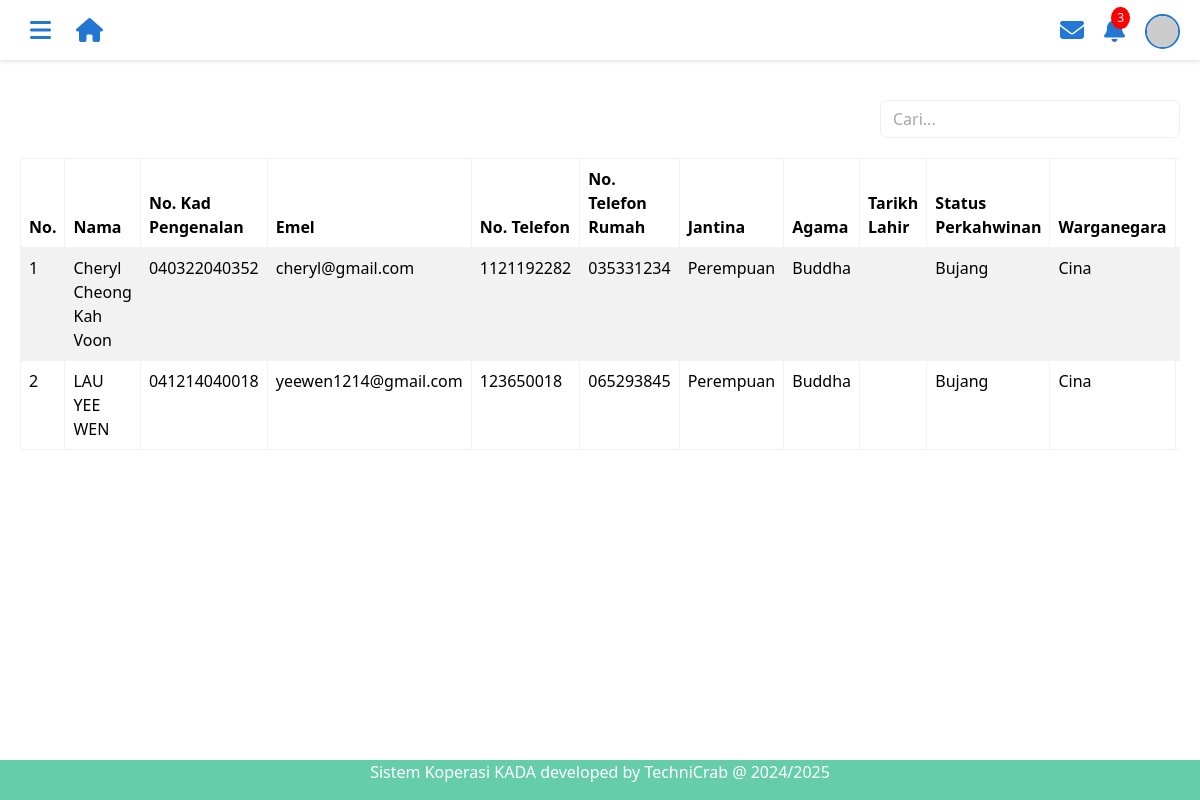
Screenshot of /senaraiahli.php with the database file from the repository.
### tables this page shows
CREATE TABLE `tb_member` (
  `employeeID` int(4) NOT NULL,
  `memberName` varchar(255) NOT NULL,
  `email` varchar(255) DEFAULT NULL COMMENT 'Email address',
  `ic` varchar(20) NOT NULL,
  `maritalStatus` varchar(20) NOT NULL,
  `sex` varchar(10) DEFAULT NULL,
  `religion` varchar(50) DEFAULT NULL,
  `nation` varchar(50) DEFAULT NULL,
  `no_pf` varchar(50) DEFAULT NULL,
  `position` varchar(100) DEFAULT NULL COMMENT 'Job position',
  `phoneNumber` varchar(20) DEFAULT NULL COMMENT 'Primary contact number',
  `phoneHome` varchar(20) DEFAULT NULL COMMENT 'Home contact number',
  `monthlySalary` decimal(10,2) DEFAULT NULL COMMENT 'Monthly salary amount',
  `created_at` timestamp NOT NULL DEFAULT current_timestamp(),
  `updated_at` timestamp NOT NULL DEFAULT current_timestamp() ON UPDATE current_timestamp()
);

### senaraiahli.php (the view, shortened to what this page needs)
<!DOCTYPE html>
<html lang="en">
<head>
  <link href="css/bootstrap.min (1).css" rel="stylesheet">
  <link rel="stylesheet" href="https://cdnjs.cloudflare.com/ajax/libs/font-awesome/6.5.1/css/all.min.css">
</head>
<body>
<div class="main-header">
    <div class="header-left">
        <button class="menu-button" id="menuButton">
            <i class="fas fa-bars"></i>
        </button>
        <a href="adminmainpage.php" class="home-button">
            <i class="fas fa-home"></i>
        </a>
    </div>
    <div class="top-right-icons">
        <div class="icon-button">
            <i class="fas fa-envelope"></i>
        </div>
        <div class="icon-button">
            <i class="fas fa-bell"></i>
            <span class="notification-badge">3</span>
        </div>
        <div class="icon-button">
            <img src="https://randomuser.me/api/portraits/men/32.jpg" alt="Profile" class="profile-pic">
        </div>
    </div>
</div>
<div class="tables-container" style="margin-top: 80px; padding: 20px;">
    <div class="search-container" style="margin-bottom: 20px; text-align: right;">
        <input type="text" id="searchInput" class="form-control" style="width: 300px; display: inline-block;" placeholder="Cari...">
    </div>
    <div class="table-responsive">
        <table class="table table-striped table-bordered" id="dataTable">
            <thead>
                <tr>
                    <th>No.</th>
                    <th>Nama</th>
                    <th>No. Kad Pengenalan</th>
                    <th>Emel</th>
                    <th>No. Telefon</th>
                    <th>No. Telefon Rumah</th>
                    <th>Jantina</th>
                    <th>Agama</th>
                    <th>Tarikh Lahir</th>
                    <th>Status Perkahwinan</th>
                    <th>Warganegara</th>
                    <th>Alamat</th>
                </tr>
            </thead>
            <tbody>
                <?php
                include 'dbconnect.php';
                $sql = "SELECT * FROM tb_member";
                $result = mysqli_query($conn, $sql);
                $counter = 1;
                while ($row = mysqli_fetch_assoc($result)) {
                    echo "<tr>";
                    echo "<td>" . $counter++ . "</td>";
                    echo "<td>" . htmlspecialchars($row['memberName']) . "</td>";
                    echo "<td>" . htmlspecialchars($row['ic']) . "</td>";
                    echo "<td>" . htmlspecialchars($row['email']) . "</td>";
                    echo "<td>" . htmlspecialchars($row['phoneNumber']) . "</td>";
                    echo "<td>" . htmlspecialchars($row['phoneHome']) . "</td>";
                    echo "<td>" . htmlspecialchars($row['sex']) . "</td>";
                    echo "<td>" . htmlspecialchars($row['religion']) . "</td>";
                    echo "<td>" . htmlspecialchars($row['birthdate']) . "</td>";
                    echo "<td>" . htmlspecialchars($row['maritalStatus']) . "</td>";
                    echo "<td>" . htmlspecialchars($row['nation']) . "</td>";
                    echo "<td>" . htmlspecialchars($row['address']) . "</td>";
                    echo "</tr>";
                }
                ?>
            </tbody>
        </table>
    </div>
</div>
<?php include 'footer.php';?>

### senaraiahli.php (style rules this page uses)
.main-header { position: fixed; top: 0; left: 0; right: 0; height: 60px; background-color: white; box-shadow: 0 2px 4px rgba(0,0,0,0.1); display: flex; align-items: center; justify-content: space-between; padding: 0 20px; z-index: 999; }
.menu-button { background: none; border: none; font-size: 24px; color: rgb(34, 119, 210); cursor: pointer; padding: 10px; transition: transform 0.3s ease; }
.top-right-icons { display: flex; gap: 20px; align-items: center; }
.icon-button { color: rgb(34, 119, 210); font-size: 24px; cursor: pointer; transition: transform 0.3s ease; position: relative; }
.profile-pic { width: 35px; height: 35px; border-radius: 50%; object-fit: cover; border: 2px solid rgb(34, 119, 210); }
.notification-badge { position: absolute; top: -5px; right: -5px; background-color: red; color: white; border-radius: 50%; padding: 2px 6px; font-size: 12px; }
.header-left { display: flex; align-items: center; gap: 15px; }
.home-button { color: rgb(34, 119, 210); font-size: 24px; text-decoration: none; transition: transform 0.3s ease; }

### rows the page displays
tb_member: memberName "Cheryl Cheong Kah Voon", ic "040322040352", email "cheryl@gmail.com", phoneNumber "1121192282", phoneHome "035331234", sex "Perempuan", religion "Buddha", maritalStatus "Bujang", nation "Cina"
tb_member: memberName "LAU YEE WEN", ic "041214040018", email "yeewen1214@gmail.com", phoneNumber "123650018", phoneHome "065293845", sex "Perempuan", religion "Buddha", maritalStatus "Bujang", nation "Cina"
